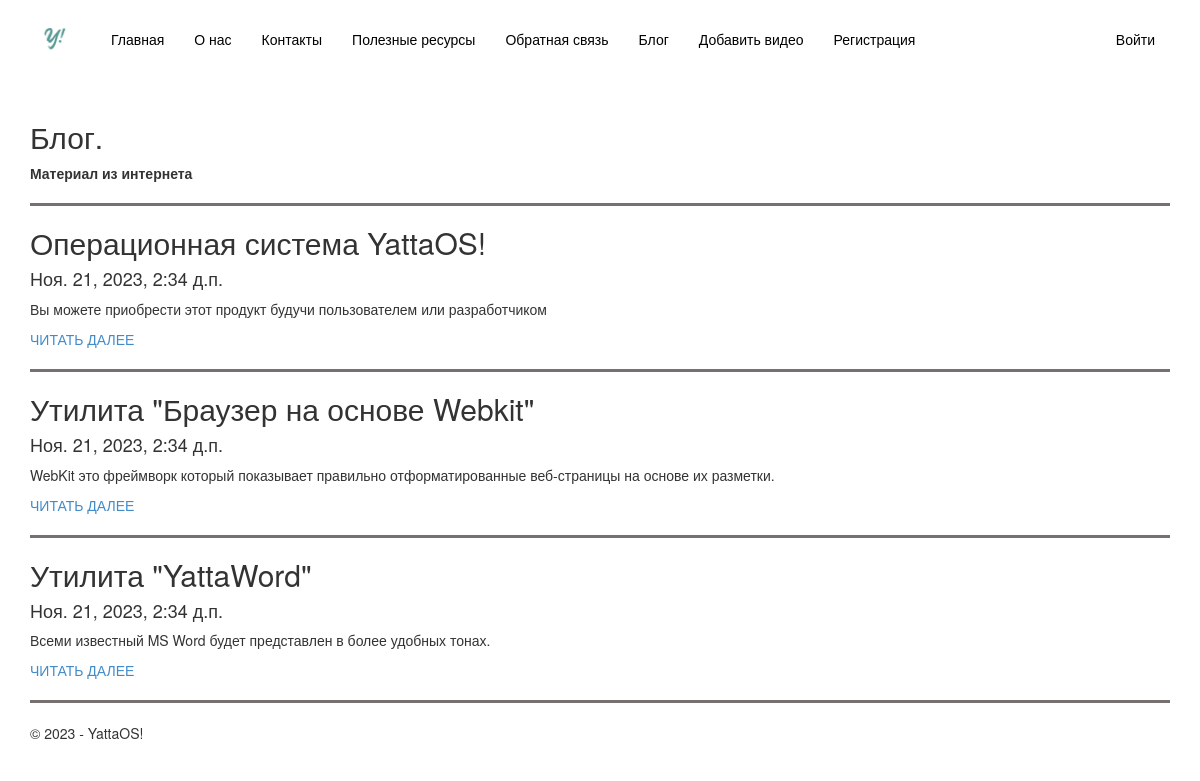
Screenshot of /blog/ with the database file from the repository.
### app/models.py (models this page shows, shortened)
class Blog(models.Model):
    title = models.CharField(max_length = 100, unique_for_date = "posted", verbose_name = "Заголовок")
    description = models.TextField(verbose_name = "Краткое содержание")
    content = models.TextField(verbose_name = "Полное содержание")
    posted = models.DateTimeField(default = datetime.now(), db_index = True, verbose_name = "Опубликована")
    author = models.ForeignKey(User, null=True, blank=True, on_delete = models.SET_NULL, verbose_name = "Автор")
    image = models.FileField(default = 'temp.jpg', verbose_name= "Путь к картинке")
    class Meta:
        db_table = "Posts"
        ordering = ["-posted"]
        verbose_name = "статья блога"
        verbose_name_plural = "статьи блога"

### app/views.py (the view)
# urls.py: path('blog/', views.blog, name='blog'),
def blog(request):
    posts = Blog.objects.all()
    assert isinstance(request, HttpRequest)
    return render (
        request,
        'app/blog.html',
        {
            'title':'Блог',
            'posts': posts,
            'year':datetime.now().year,
        }
    )

### app/templates/app/blog.html
﻿{% extends "app/layout.html" %}
{% block content %}
<h2>{{ title }}.</h2>
<b>Материал из интернета</b>
<br />
{% for post in posts %}
<hr />
<div class="">
    <h2> {{ post.title }} </h2>
    <h4> {{ post.posted }} </h4>
    <p> {{ post.description }} </p>
    <p><a href="{% url 'blogpost' parametr=post.id %}">ЧИТАТЬ ДАЛЕЕ</a></p>
</div>
{% endfor %}
{% endblock %}

### app/templates/app/layout.html (shortened to what this page needs)
﻿<!DOCTYPE html>
<html>
<head>
    {% load staticfiles %}
    <link rel="stylesheet" type="text/css" href="{% static 'app/content/bootstrap.css' %}" />
    <link rel="stylesheet" type="text/css" href="{% static 'app/content/site.css' %}" />
</head>
<body>
    <div class="navbar navbar-inverse navbar-fixed-top">
        <div class="container">
            <div class="navbar-header">
                <a href="/" class="navbar-brand"> <img src="{% static 'app/content/LogoShort.jpg' %}" alt="logo" width="50" height="50"/> </a>
            </div>
            <div class="navbar-collapse collapse">
                <ul class="nav navbar-nav">
                    <li><a href="{% url 'home' %}">Главная</a></li>
                    <li><a href="{% url 'about' %}">О нас</a></li>
                    <li><a href="{% url 'contact' %}">Контакты</a></li>
                    <li><a href="{% url 'links' %}">Полезные ресурсы</a></li>
                    <li><a href="{% url 'anketa' %}">Обратная связь</a></li>
                    <li><a href="{% url 'blog' %}">Блог</a></li>
                    <li><a href="{% url 'videopost' %}">Добавить видео</a></li>
                    {% if not user.is_authenticated %}
                    <li><a href="{% url 'registration' %}">Регистрация</a></li>
                    {% endif %}
                </ul>
                {% include 'app/loginpartial.html' %}
            </div>
        </div>
    </div>
    <div class="container body-content">
{% block content %}{% endblock %}
        <hr/>
        <footer>
            <p>&copy; {{ year }} - YattaOS!</p>
        </footer>
    </div>
</body>
</html>

### app/templates/app/loginpartial.html
﻿{% if user.is_authenticated %}
<form id="logoutForm" action="/logout/" method="post" class="navbar-right">
    {% csrf_token %}
    <ul class="nav navbar-nav navbar-right">
        <li><span class="navbar-brand">Привет {{ user.username }}!</span></li>
        <li><a href="javascript:document.getElementById('logoutForm').submit()">Выйти</a></li>
    </ul>
</form>
{% else %}
<ul class="nav navbar-nav navbar-right">
    <li><a href="{% url 'login' %}">Войти</a></li>
</ul>
{% endif %}

### app/static/app/content/site.css (style rules this page uses)
body { padding-top: 80px; padding-bottom: 20px; }
.body-content { padding-left: 15px; padding-right: 15px; }

### rows the page displays
Blog: title "Операционная система YattaOS!", posted "Ноя. 21, 2023, 2:34 д.п.", description "Вы можете приобрести этот продукт будучи пользователем или разработчиком"
Blog: title "Утилита \"Браузер на основе Webkit\"", posted "Ноя. 21, 2023, 2:34 д.п.", description "WebKit это фреймворк который показывает правильно отформатированные веб-страницы на основе их разметки."
Blog: title "Утилита \"YattaWord\"", posted "Ноя. 21, 2023, 2:34 д.п.", description "Всеми известный MS Word будет представлен в более удобных тонах."

### other values shown
{{ title }} "Блог"
